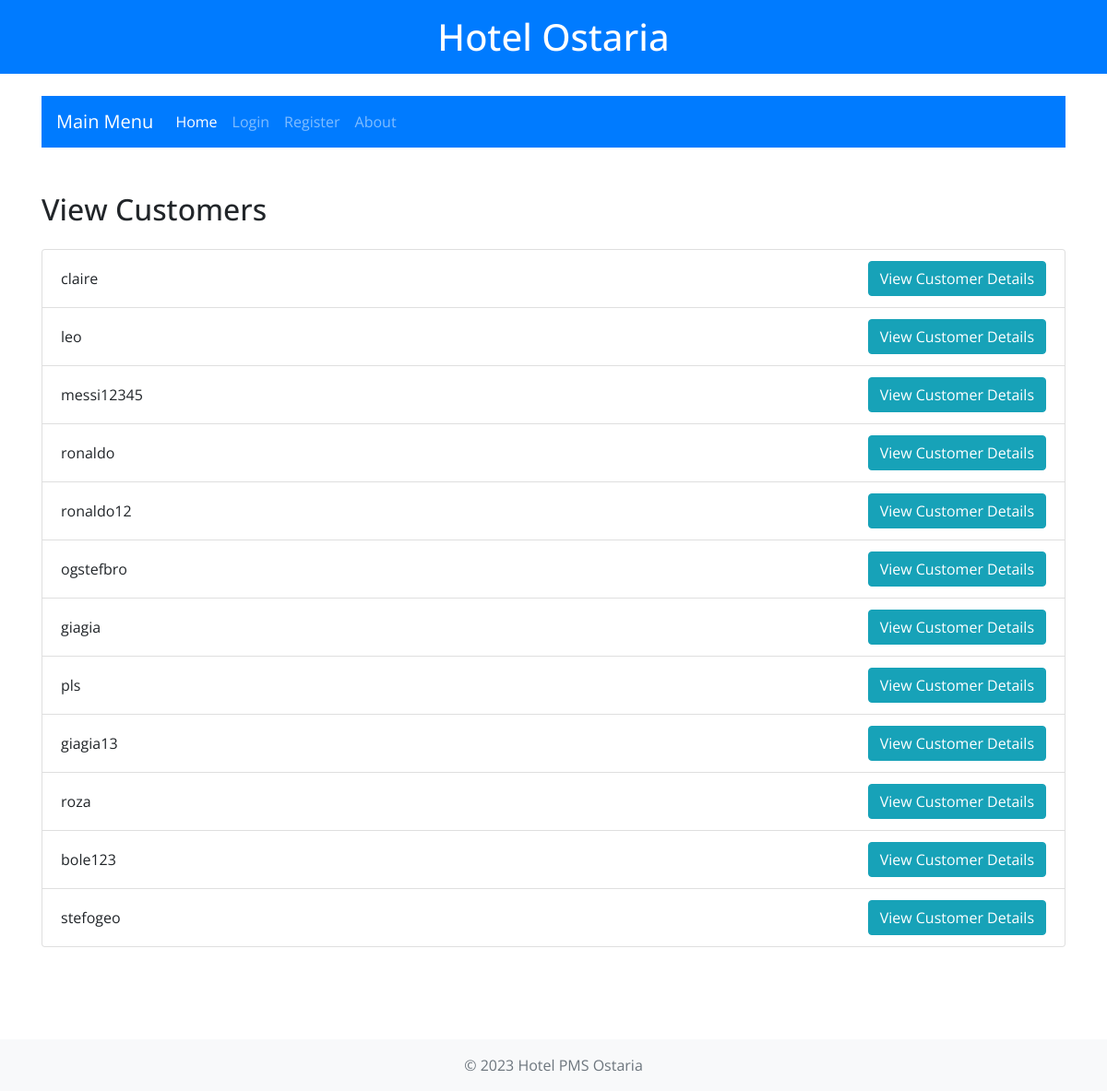
The page /view_guests/ on the database its author committed.
### hotel_pms/models.py (models this page shows)
class Customer(models.Model):
    user = models.OneToOneField(User, on_delete=models.CASCADE)
    id_document = models.FileField(upload_to='id_documents/')
    profile_picture = models.ImageField(upload_to='profile_pictures/', null=True, blank=True)
    is_blacklisted = models.BooleanField(default=False)

### hotel_pms/views.py (the view)
# urls.py: path('view_guests/', views.view_guests, name='view_guests'),
def view_guests(request):
    guests = Customer.objects.all()
    return render(request, 'hotel_pms/view_guests.html', {'guests': guests})

### hotel_pms/templates/hotel_pms/view_guests.html (shortened to what this page needs)
{% extends "hotel_pms/index.html" %}
{% block content %}
<div class="container mt-5">
    <h2 class="mb-4">View Customers</h2>
    <div class="list-group">
    {% for customer in guests %}
        <div class="list-group-item d-flex justify-content-between align-items-center">
            <span>
                {{ customer.user.username }}
            </span>
            <a href="{% url 'guest_detail' customer.id %}" class="btn btn-info">View Customer Details</a>
        </div>
    {% endfor %}
    </div>
</div>
{% endblock %}

### hotel_pms/templates/hotel_pms/view_guests.html (style rules this page uses)
.list-group { padding-bottom:100px; }

### rows shown on the page
Customer: user.username "claire"
Customer: user.username "leo"
Customer: user.username "messi12345"
Customer: user.username "ronaldo"
Customer: user.username "ronaldo12"
Customer: user.username "ogstefbro"
Customer: user.username "giagia"
Customer: user.username "pls"
Customer: user.username "giagia13"
Customer: user.username "roza"
Customer: user.username "bole123"
Customer: user.username "stefogeo"
